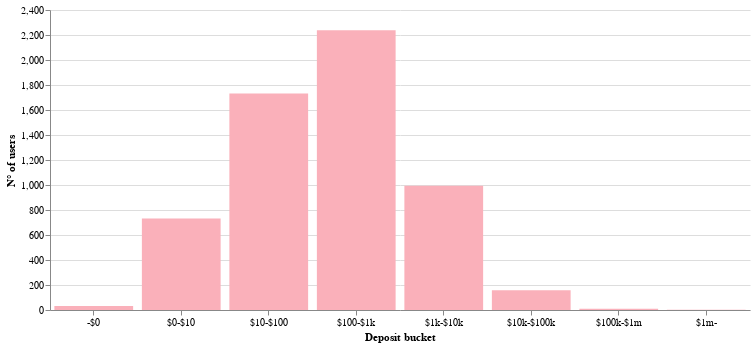

Notebook code for this chart:
### Code cell
alt.Chart(deposits_bucket_df.sort_values(by='BUCKET').rename(columns=cols_dict)).mark_bar().encode(
    x=alt.X(cols_dict['bucket_name']+":N", sort=alt.EncodingSortField(order='ascending')),
    y=cols_dict['N_USERS']+":Q",
    tooltip=[cols_dict['bucket_name']+":N",cols_dict['N_USERS']+":Q"]
).configure_mark(
    color='#fab0ba'
).properties(width=700).configure_axisX(
    labelAngle=0
).configure_view(strokeOpacity=0).interactive()

### Figure 1 — Vega-Lite specification as saved in the notebook (floating-point values rounded to 4 significant figures)
{"config": {"view": {"continuousWidth": 400, "continuousHeight": 300, "strokeOpacity": 0}, "axisX": {"labelAngle": 0}, "mark": {"color": "#fab0ba"}}, "data": {"name": "data-4001d3590450edd8a38f5e36211abb12"}, "mark": "bar", "encoding": {"tooltip": [{"field": "Deposit bucket", "type": "nominal"}, {"field": "N° of users", "type": "quantitative"}], "x": {"field": "Deposit bucket", "sort": {"order": "ascending"}, "type": "nominal"}, "y": {"field": "N° of users", "type": "quantitative"}}, "selection": {"selector021": {"type": "interval", "bind": "scales", "encodings": ["x", "y"]}}, "width": 700, "$schema": "https://vega.github.io/schema/vega-lite/v4.17.0.json", "datasets": {"data-4001d3590450edd8a38f5e36211abb12": [{"Deposit range": 0, "N° of users": 32, "Deposit bucket": "-$0"}, {"Deposit range": 1, "N° of users": 733, "Deposit bucket": "$0-$10"}, {"Deposit range": 2, "N° of users": 1733, "Deposit bucket": "$10-$100"}, {"Deposit range": 3, "N° of users": 2239, "Deposit bucket": "$100-$1k"}, {"Deposit range": 4, "N° of users": 995, "Deposit bucket": "$1k-$10k"}, {"Deposit range": 5, "N° of users": 158, "Deposit bucket": "$10k-$100k"}, {"Deposit range": 6, "N° of users": 11, "Deposit bucket": "$100k-$1m"}, {"Deposit range": 7, "N° of users": 2, "Deposit bucket": "$1m-"}]}}
